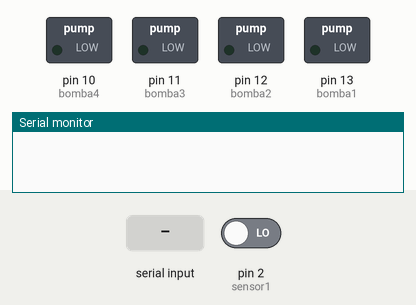
Simulated run of this sketch. Board: Arduino Uno, built with avr-gcc and run on an emulated ATmega328P. Shown: switched loads named in the sketch (green lamp = pin HIGH), the last lines printed to the serial monitor. The inputs (shaded band) are chosen by the test bench; at power-on: pin 2 (sensor1) LOW.

Above: at 1.2 s.
1.3 s: "}" received over Serial
At 2.1 s:
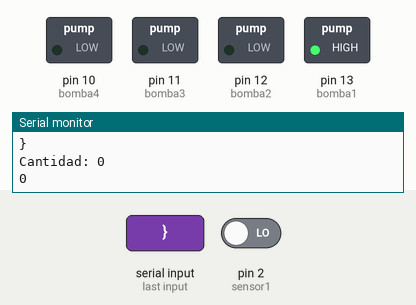
Timing chart, 0 to 4.3 s (numbered marks = the images above; inputs shaded):
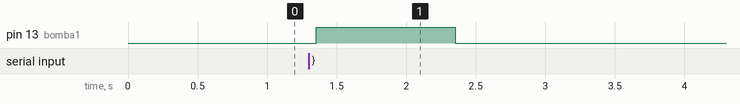

The sketch:

arduino.ino
```cpp
#include <ArduinoJson.h>
int numero = 0;
String mensaje = "";//{"preciodia":20,"bomba":1,"cantidad":30}
int litro = 4000;


int bomba1 = 13;
int bomba2 = 12;
int bomba3 = 11;
int bomba4 = 10;

int sensor1 = 2;
void setup(){
    Serial.begin(9600);//Iniciar la comunicación serial
    pinMode(7, INPUT);
    pinMode(bomba1, OUTPUT);
    pinMode(bomba2, OUTPUT);
    pinMode(bomba3, OUTPUT);
    pinMode(bomba4, OUTPUT);
    pinMode(sensor1, INPUT);

}
void loop(){

    //Leer el JSON y guardarlo en un char

    if(Serial.available()){//Si hay datos en el puerto serial
        char input = Serial.read();//Leer el dato
        mensaje += input;//Concatenar el dato
        Serial.println  (mensaje);//Imprimir el mensaje
        char* allchar = mensaje.c_str();//Convertir el mensaje a un char*
        if(input == '}'){ //Si el dato es igual a }
            StaticJsonDocument<64> doc;//Crear un documento JSON
            deserializeJson(doc, allchar);//Deserializar el mensaje
            int preciodia = doc["preciodia"]; // 20
            int bomba = doc["bomba"]; // 1
            int cantidad = doc["cantidad"]; // 30
            int abastecido = abastecimiento(cantidad, 1 );//Llamar a la función abastecimiento
            Senrializar(abastecido);//Serializar el mensaje
            mensaje = "";//Limpiar el mensaje
        }
    }
    delay(50);
}

void Senrializar(int abastecido){
//Serializar el mensaje

    StaticJsonDocument<8> doc;//Crear un documento JSON
    doc["abastecido"] = abastecido;//Agregar el valor abastecido al documento
    serializeJson(doc, Serial);//Serializar el documento
    Serial.println();//Imprimir un salto de línea
}


void Deenrializar(String mensaje){//{"preciodia":20,"bomba":1,"cantidad":30}
     StaticJsonDocument<200> doc2;//Crear un documento JSON
            DeserializationError error = deserializeJson(doc2, mensaje);//Deserializar el mensaje
            if (error) {//Si hay un error
                Serial.print(F("deserializeJson() failed: "));
                Serial.println(error.f_str());
                return;
            }
            serializeJson(doc2, Serial);//Serializar el documento
            Serial.println();//Imprimir un salto de línea
            mensaje = "";//Limpiar el mensaje
}
int abastecimiento(int cantidad, int bomba){
    //Regla de 3, si para llenar 1 litro se necesitan 2000ms
    //Para llenar 30 litros se necesitan 60000ms
    Serial.println("Cantidad: "+ String(cantidad) );
    int tiempo = litro * cantidad;
    //Si la bomba es 1, encender el pin 13
    int bombaSeleccionada = 0;
    if(bomba == 1){
        bombaSeleccionada = 13;
    }else if(bomba == 2){
        bombaSeleccionada = 12;
    }else if(bomba == 3){
        bombaSeleccionada = 11;
    }else if(bomba == 4){
        bombaSeleccionada = 10;
    }
    int contador = 0;
    Serial.println(tiempo);
    while(contador <= tiempo){
     if(digitalRead(sensor1) == HIGH){
        contador = tiempo;
        break;
    }
        digitalWrite(bombaSeleccionada, HIGH);
        delay(1000);
        Serial.println(contador);
        contador += 1000;
    }
    Serial.println(contador);
    digitalWrite(bombaSeleccionada, LOW);
    int litrosDados = contador / litro;
    return litrosDados;


}
```

Measured:
- after the input at 1.3 s, pin 13 (bomba1): LOW → HIGH after 0.05 s, → LOW 1.0 s later
